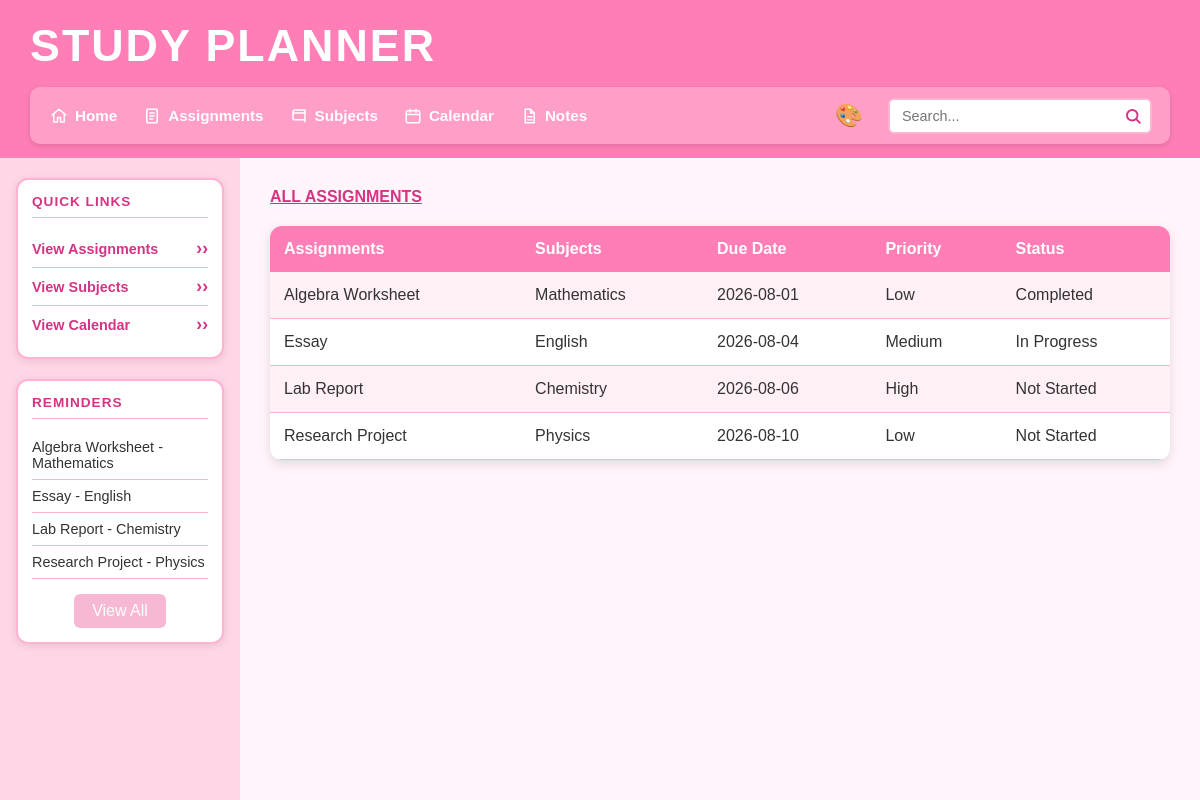
/assignments, run on an earlier commit of the app's database.
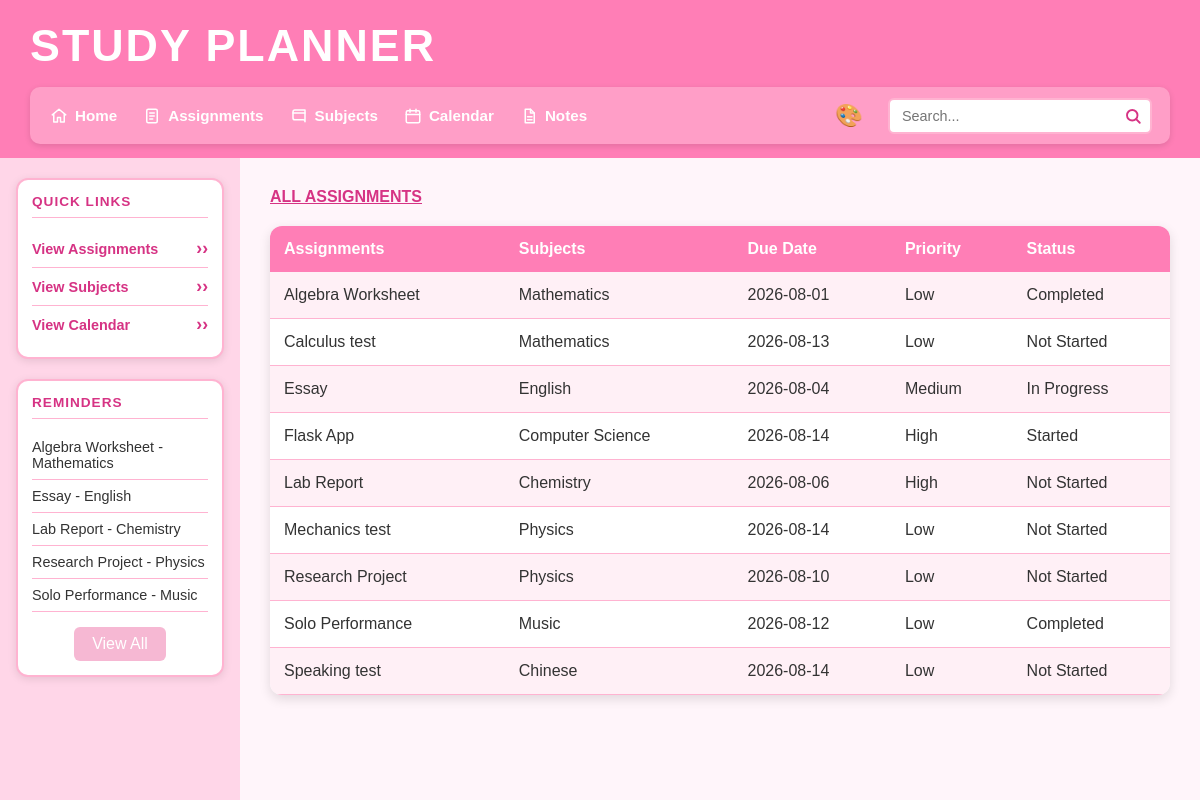
And on a later commit of the database.
### tables this page shows
CREATE TABLE assignments (id INTEGER PRIMARY KEY AUTOINCREMENT, subject_id INTEGER REFERENCES subjects (id) NOT NULL, user_id INTEGER REFERENCES users (id) NOT NULL, assignment_name TEXT NOT NULL, due_date TEXT (19) NOT NULL, priority TEXT NOT NULL CHECK ((priority IN ('Low', 'Medium', 'High'))), status TEXT (25), notes TEXT, created_at TEXT (19));

CREATE TABLE subjects (id INTEGER PRIMARY KEY AUTOINCREMENT, subject_name TEXT NOT NULL UNIQUE, teacher_name TEXT NOT NULL, room TEXT, credits INTEGER CHECK ((credits > 0)));

### main.py (the view)
@app.route("/assignments")
def assignments():
    sort = request.args.get("sort", "assignment_name")
    assignment_list = get_assignments(sort)
    return render_template(
        "assignments.html",
        assignments=assignment_list
    )

### main.py (called while the page is built, shortened)
def create_connection(db_file):
    try:
        connection = sqlite3.connect(db_file)
        return connection
    except Error as e:
        print(e)
    return None

def get_assignments(sort="assignment_name"):
    allowed_sorts = [
        "assignment_name",
        "subject_name",
        "due_date",
        "priority",
        "status"
    ]
    if sort not in allowed_sorts:
        sort = "assignment_name"
    if sort == "priority":
        order_by = """
            CASE priority
                WHEN 'High' THEN 1
                WHEN 'Medium' THEN 2
                WHEN 'Low' THEN 3
                ELSE 4
            END
        """
    else:
        order_by = sort
    query = f"""
        SELECT assignment_name, subject_name, due_date, priority, status
        FROM assignments a
        JOIN subjects s ON a.subject_id = s.id
        ORDER BY {order_by}
    """
    con = create_connection(DATABASE)
    cur = con.cursor()
    cur.execute(query)
    rows = cur.fetchall()
    con.close()
    return rows

def get_reminders():
    query = """
        SELECT assignments.assignment_name,
               subjects.subject_name,
               assignments.due_date,
               assignments.priority,
               assignments.status
        FROM assignments
        JOIN subjects
        ON assignments.subject_id = subjects.id
        WHERE assignments.status != 'Complete'
        ORDER BY assignments.due_date ASC
        LIMIT 5
    """
    con = create_connection(DATABASE)
    cur = con.cursor()
    cur.execute(query)
    rows = cur.fetchall()
    con.close()
    return rows

@app.context_processor
def inject_reminders():
    return {"reminders": get_reminders()}

### templates/assignments.html
{% extends "base.html" %}
{% block main %}
<h2 class="page-title">All Assignments</h2>
<table>
    <tr>
        <th>
            <a href="/assignments?sort=assignment_name">
                Assignments
            </a>
        </th>
        <th>
            <a href="/assignments?sort=subject_name">
                Subjects
            </a>
        </th>
        <th>
            <a href="/assignments?sort=due_date">
                Due Date
            </a>
        </th>
        <th>
            <a href="/assignments?sort=priority">
                Priority
            </a>
        </th>
        <th>
            <a href="/assignments?sort=status">
                Status
            </a>
        </th>
    </tr>
    {% for row in assignments %}
    <tr>
        <td>{{ row[0] }}</td>
        <td>{{ row[1] }}</td>
        <td>{{ row[2] }}</td>
        <td>{{ row[3] }}</td>
        <td>{{ row[4] }}</td>
    </tr>
    {% else %}
    <tr>
        <td colspan="5">No assignments found.</td>
    </tr>
    {% endfor %}
</table>
{% endblock %}

### templates/base.html (shortened to what this page needs)
<!DOCTYPE html>
<html lang="en">
<head>
    <link type="text/css" rel="stylesheet" href="/static/css/style.css">
</head>
<body class="theme-{{ request.cookies.get('theme', 'pink') }}">
    <header class="top-header">
        <h1 class="site-title">Study Planner</h1>
        <div class="header-row">
            <div class="nav-bar">
                <nav class="main-nav">
                    <ul>
                        <li>
                            <a href="/">
                                <img src="/static/images/home.svg"
                                     alt="Home"
                                     class="nav-icon">
                                Home
                            </a>
                        </li>
                        <li>
                            <a href="/assignments">
                                <img src="/static/images/assignments.svg"
                                     alt="Assignments"
                                     class="nav-icon">
                                Assignments
                            </a>
                        </li>
                        <li>
                            <a href="/subjects">
                                <img src="/static/images/subjects.svg"
                                     alt="Subjects"
                                     class="nav-icon">
                                Subjects
                            </a>
                        </li>
                        <li>
                            <a href="/calendar">
                                <img src="/static/images/calendar.svg"
                                     alt="Calendar"
                                     class="nav-icon">
                                Calendar
                            </a>
                        </li>
                        <li>
                            <a href="/notes">
                                <img src="/static/images/notes.svg"
                                     alt="Notes"
                                     class="nav-icon">
                                Notes
                            </a>
                        </li>
                    </ul>
                </nav>
                <div class="theme-menu">
                    <span class="theme-icon">🎨</span>
                </div>
                <form class="search-form" method="POST" action="/search">
                    <div class="search-box">
                        <input type="text"
                               name="search"
                               id="search"
                               placeholder="Search...">
                    </div>
                </form>
            </div>
        </div>
    </header>
    <div class="body-container">
        <aside class="sidebar">
            <section class="sidebar-box">
                <h2>Quick Links</h2>
                <ul class="quick-links">
                    <li>
                        <a href="/assignments">View Assignments</a>
                    </li>
                    <li>
                        <a href="/subjects">View Subjects</a>
                    </li>
                    <li>
                        <a href="/calendar">View Calendar</a>
                    </li>
                </ul>
            </section>
            <section class="sidebar-box">
                <h2>Reminders</h2>
                <ul class="reminders">
                    {% for reminder in reminders %}
                    <li>
                        {{ reminder[0] }} - {{ reminder[1] }}
                    </li>
                {% endfor %}
                <a href="/reminders" class="view-all-button">View All</a>
            </ul>
</section>
        </aside>
        <main>
            {% block main %}{% endblock %}
        </main>
    </div>
</body>
</html>

What changed in the data, as far as the page shows it:
added assignments: assignment_name "Solo Performance", subject_name "Music", due_date "2026-08-12", priority "Low", status "Completed"
added assignments: assignment_name "Calculus test", subject_name "Mathematics", due_date "2026-08-13", priority "Low", status "Not Started", shown under "ALL ASSIGNMENTS"
added assignments: assignment_name "Flask App", subject_name "Computer Science", due_date "2026-08-14", priority "High", status "Started", shown under "ALL ASSIGNMENTS"
added assignments: assignment_name "Mechanics test", subject_name "Physics", due_date "2026-08-14", priority "Low", status "Not Started", shown under "ALL ASSIGNMENTS"
added assignments: assignment_name "Speaking test", subject_name "Chinese", due_date "2026-08-14", priority "Low", status "Not Started", shown under "ALL ASSIGNMENTS"
